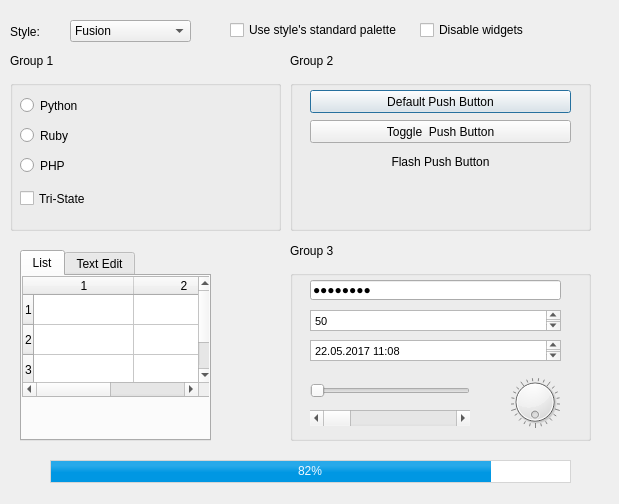
<?xml version="1.0" encoding="UTF-8"?>
<ui version="4.0">
 <class>Dialog</class>
 <widget class="QDialog" name="Dialog">
  <property name="geometry">
   <rect>
    <x>0</x>
    <y>0</y>
    <width>619</width>
    <height>504</height>
   </rect>
  </property>
  <property name="windowTitle">
   <string>Dialog</string>
  </property>
  <widget class="QWidget" name="verticalLayoutWidget">
   <property name="geometry">
    <rect>
     <x>10</x>
     <y>20</y>
     <width>51</width>
     <height>23</height>
    </rect>
   </property>
   <layout class="QVBoxLayout" name="verticalLayout">
    <item>
     <widget class="QLabel" name="label">
      <property name="text">
       <string>Style:</string>
      </property>
     </widget>
    </item>
   </layout>
  </widget>
  <widget class="QWidget" name="verticalLayoutWidget_2">
   <property name="geometry">
    <rect>
     <x>70</x>
     <y>20</y>
     <width>121</width>
     <height>22</height>
    </rect>
   </property>
   <layout class="QVBoxLayout" name="verticalLayout_2">
    <item>
     <widget class="QComboBox" name="comboBox">
      <item>
       <property name="text">
        <string>Fusion</string>
       </property>
      </item>
     </widget>
    </item>
   </layout>
  </widget>
  <widget class="QWidget" name="verticalLayoutWidget_3">
   <property name="geometry">
    <rect>
     <x>230</x>
     <y>20</y>
     <width>171</width>
     <height>21</height>
    </rect>
   </property>
   <layout class="QVBoxLayout" name="verticalLayout_7">
    <item>
     <widget class="QCheckBox" name="checkBox">
      <property name="text">
       <string>Use style's standard palette</string>
      </property>
     </widget>
    </item>
   </layout>
  </widget>
  <widget class="QWidget" name="verticalLayoutWidget_4">
   <property name="geometry">
    <rect>
     <x>420</x>
     <y>20</y>
     <width>171</width>
     <height>21</height>
    </rect>
   </property>
   <layout class="QVBoxLayout" name="verticalLayout_8">
    <item>
     <widget class="QCheckBox" name="checkBox_2">
      <property name="text">
       <string>Disable widgets</string>
      </property>
     </widget>
    </item>
   </layout>
  </widget>
  <widget class="QWidget" name="verticalLayoutWidget_5">
   <property name="geometry">
    <rect>
     <x>10</x>
     <y>50</y>
     <width>91</width>
     <height>21</height>
    </rect>
   </property>
   <layout class="QVBoxLayout" name="verticalLayout_9">
    <item>
     <widget class="QLabel" name="label_2">
      <property name="text">
       <string>Group 1</string>
      </property>
     </widget>
    </item>
   </layout>
  </widget>
  <widget class="QWidget" name="gridLayoutWidget_2">
   <property name="geometry">
    <rect>
     <x>290</x>
     <y>80</y>
     <width>301</width>
     <height>151</height>
    </rect>
   </property>
   <layout class="QGridLayout" name="gridLayout_4">
    <item row="0" column="0">
     <widget class="QGroupBox" name="groupBox_2">
      <property name="title">
       <string/>
      </property>
      <widget class="QPushButton" name="pushButton">
       <property name="geometry">
        <rect>
         <x>20</x>
         <y>10</y>
         <width>261</width>
         <height>23</height>
        </rect>
       </property>
       <property name="text">
        <string>Default Push Button</string>
       </property>
       <property name="autoDefault">
        <bool>false</bool>
       </property>
       <property name="default">
        <bool>true</bool>
       </property>
      </widget>
      <widget class="QPushButton" name="pushButton_2">
       <property name="enabled">
        <bool>true</bool>
       </property>
       <property name="geometry">
        <rect>
         <x>20</x>
         <y>40</y>
         <width>261</width>
         <height>23</height>
        </rect>
       </property>
       <property name="acceptDrops">
        <bool>false</bool>
       </property>
       <property name="autoFillBackground">
        <bool>false</bool>
       </property>
       <property name="text">
        <string>Toggle  Push Button</string>
       </property>
       <property name="checkable">
        <bool>true</bool>
       </property>
       <property name="checked">
        <bool>false</bool>
       </property>
       <property name="autoRepeat">
        <bool>false</bool>
       </property>
       <property name="autoExclusive">
        <bool>false</bool>
       </property>
       <property name="autoDefault">
        <bool>false</bool>
       </property>
       <property name="default">
        <bool>false</bool>
       </property>
       <property name="flat">
        <bool>false</bool>
       </property>
      </widget>
      <widget class="QPushButton" name="pushButton_3">
       <property name="geometry">
        <rect>
         <x>20</x>
         <y>70</y>
         <width>261</width>
         <height>23</height>
        </rect>
       </property>
       <property name="text">
        <string>Flash Push Button</string>
       </property>
       <property name="autoDefault">
        <bool>false</bool>
       </property>
       <property name="flat">
        <bool>true</bool>
       </property>
      </widget>
     </widget>
    </item>
   </layout>
  </widget>
  <widget class="QWidget" name="gridLayoutWidget_3">
   <property name="geometry">
    <rect>
     <x>10</x>
     <y>80</y>
     <width>271</width>
     <height>151</height>
    </rect>
   </property>
   <layout class="QGridLayout" name="gridLayout_5">
    <item row="0" column="0">
     <widget class="QGroupBox" name="groupBox">
      <property name="title">
       <string/>
      </property>
      <widget class="QRadioButton" name="radioButton">
       <property name="geometry">
        <rect>
         <x>10</x>
         <y>10</y>
         <width>101</width>
         <height>31</height>
        </rect>
       </property>
       <property name="text">
        <string>Python</string>
       </property>
      </widget>
      <widget class="QRadioButton" name="radioButton_2">
       <property name="geometry">
        <rect>
         <x>10</x>
         <y>40</y>
         <width>101</width>
         <height>31</height>
        </rect>
       </property>
       <property name="text">
        <string>Ruby</string>
       </property>
      </widget>
      <widget class="QRadioButton" name="radioButton_3">
       <property name="geometry">
        <rect>
         <x>10</x>
         <y>70</y>
         <width>101</width>
         <height>31</height>
        </rect>
       </property>
       <property name="text">
        <string>PHP</string>
       </property>
      </widget>
      <widget class="QCheckBox" name="checkBox_3">
       <property name="geometry">
        <rect>
         <x>10</x>
         <y>110</y>
         <width>70</width>
         <height>17</height>
        </rect>
       </property>
       <property name="text">
        <string>Tri-State</string>
       </property>
       <property name="checkable">
        <bool>false</bool>
       </property>
       <property name="tristate">
        <bool>true</bool>
       </property>
      </widget>
     </widget>
    </item>
   </layout>
  </widget>
  <widget class="QWidget" name="verticalLayoutWidget_6">
   <property name="geometry">
    <rect>
     <x>290</x>
     <y>50</y>
     <width>91</width>
     <height>21</height>
    </rect>
   </property>
   <layout class="QVBoxLayout" name="verticalLayout_14">
    <item>
     <widget class="QLabel" name="label_3">
      <property name="text">
       <string>Group 2</string>
      </property>
     </widget>
    </item>
   </layout>
  </widget>
  <widget class="QWidget" name="verticalLayoutWidget_7">
   <property name="geometry">
    <rect>
     <x>290</x>
     <y>240</y>
     <width>91</width>
     <height>21</height>
    </rect>
   </property>
   <layout class="QVBoxLayout" name="verticalLayout_15">
    <item>
     <widget class="QLabel" name="label_4">
      <property name="text">
       <string>Group 3</string>
      </property>
     </widget>
    </item>
   </layout>
  </widget>
  <widget class="QWidget" name="gridLayoutWidget">
   <property name="geometry">
    <rect>
     <x>290</x>
     <y>270</y>
     <width>301</width>
     <height>171</height>
    </rect>
   </property>
   <layout class="QGridLayout" name="gridLayout_3">
    <item row="0" column="0">
     <widget class="QGroupBox" name="groupBox_3">
      <property name="title">
       <string/>
      </property>
      <widget class="QTextBrowser" name="textBrowser">
       <property name="geometry">
        <rect>
         <x>20</x>
         <y>40</y>
         <width>251</width>
         <height>21</height>
        </rect>
       </property>
       <property name="html">
        <string>&lt;!DOCTYPE HTML PUBLIC &quot;-//W3C//DTD HTML 4.0//EN&quot; &quot;http://www.w3.org/TR/REC-html40/strict.dtd&quot;&gt;
&lt;html&gt;&lt;head&gt;&lt;meta name=&quot;qrichtext&quot; content=&quot;1&quot; /&gt;&lt;style type=&quot;text/css&quot;&gt;
p, li { white-space: pre-wrap; }
&lt;/style&gt;&lt;/head&gt;&lt;body style=&quot; font-family:'MS Shell Dlg 2'; font-size:8.25pt; font-weight:400; font-style:normal;&quot;&gt;
&lt;p style=&quot; margin-top:0px; margin-bottom:0px; margin-left:0px; margin-right:0px; -qt-block-indent:0; text-indent:0px;&quot;&gt;50&lt;/p&gt;
&lt;p style=&quot;-qt-paragraph-type:empty; margin-top:0px; margin-bottom:0px; margin-left:0px; margin-right:0px; -qt-block-indent:0; text-indent:0px;&quot;&gt;&lt;br /&gt;&lt;/p&gt;&lt;/body&gt;&lt;/html&gt;</string>
       </property>
      </widget>
      <widget class="QTextBrowser" name="textBrowser_2">
       <property name="geometry">
        <rect>
         <x>20</x>
         <y>70</y>
         <width>251</width>
         <height>21</height>
        </rect>
       </property>
       <property name="html">
        <string>&lt;!DOCTYPE HTML PUBLIC &quot;-//W3C//DTD HTML 4.0//EN&quot; &quot;http://www.w3.org/TR/REC-html40/strict.dtd&quot;&gt;
&lt;html&gt;&lt;head&gt;&lt;meta name=&quot;qrichtext&quot; content=&quot;1&quot; /&gt;&lt;style type=&quot;text/css&quot;&gt;
p, li { white-space: pre-wrap; }
&lt;/style&gt;&lt;/head&gt;&lt;body style=&quot; font-family:'MS Shell Dlg 2'; font-size:8.25pt; font-weight:400; font-style:normal;&quot;&gt;
&lt;p style=&quot; margin-top:0px; margin-bottom:0px; margin-left:0px; margin-right:0px; -qt-block-indent:0; text-indent:0px;&quot;&gt;22.05.2017 11:08&lt;/p&gt;
&lt;p style=&quot;-qt-paragraph-type:empty; margin-top:0px; margin-bottom:0px; margin-left:0px; margin-right:0px; -qt-block-indent:0; text-indent:0px;&quot;&gt;&lt;br /&gt;&lt;/p&gt;&lt;/body&gt;&lt;/html&gt;</string>
       </property>
      </widget>
      <widget class="QSlider" name="horizontalSlider">
       <property name="geometry">
        <rect>
         <x>20</x>
         <y>110</y>
         <width>160</width>
         <height>22</height>
        </rect>
       </property>
       <property name="orientation">
        <enum>Qt::Horizontal</enum>
       </property>
      </widget>
      <widget class="QScrollBar" name="horizontalScrollBar">
       <property name="geometry">
        <rect>
         <x>20</x>
         <y>140</y>
         <width>160</width>
         <height>16</height>
        </rect>
       </property>
       <property name="orientation">
        <enum>Qt::Horizontal</enum>
       </property>
      </widget>
      <widget class="QDial" name="dial">
       <property name="geometry">
        <rect>
         <x>220</x>
         <y>100</y>
         <width>50</width>
         <height>64</height>
        </rect>
       </property>
       <property name="autoFillBackground">
        <bool>false</bool>
       </property>
       <property name="invertedControls">
        <bool>false</bool>
       </property>
       <property name="wrapping">
        <bool>true</bool>
       </property>
       <property name="notchesVisible">
        <bool>true</bool>
       </property>
      </widget>
      <widget class="QLineEdit" name="lineEdit">
       <property name="geometry">
        <rect>
         <x>20</x>
         <y>10</y>
         <width>251</width>
         <height>20</height>
        </rect>
       </property>
       <property name="autoFillBackground">
        <bool>false</bool>
       </property>
       <property name="inputMask">
        <string/>
       </property>
       <property name="text">
        <string>Password</string>
       </property>
       <property name="frame">
        <bool>true</bool>
       </property>
       <property name="echoMode">
        <enum>QLineEdit::Password</enum>
       </property>
       <property name="dragEnabled">
        <bool>false</bool>
       </property>
       <property name="readOnly">
        <bool>true</bool>
       </property>
       <property name="placeholderText">
        <string notr="true"/>
       </property>
       <property name="clearButtonEnabled">
        <bool>false</bool>
       </property>
      </widget>
     </widget>
    </item>
   </layout>
  </widget>
  <widget class="QTabWidget" name="tabWidget">
   <property name="geometry">
    <rect>
     <x>20</x>
     <y>250</y>
     <width>191</width>
     <height>191</height>
    </rect>
   </property>
   <property name="currentIndex">
    <number>0</number>
   </property>
   <widget class="QWidget" name="TextEdit">
    <attribute name="title">
     <string>List</string>
    </attribute>
    <widget class="QTableWidget" name="tableWidget">
     <property name="geometry">
      <rect>
       <x>0</x>
       <y>0</y>
       <width>191</width>
       <height>121</height>
      </rect>
     </property>
     <row>
      <property name="text">
       <string>1</string>
      </property>
     </row>
     <row>
      <property name="text">
       <string>2</string>
      </property>
     </row>
     <row>
      <property name="text">
       <string>3</string>
      </property>
     </row>
     <column>
      <property name="text">
       <string>1</string>
      </property>
     </column>
     <column>
      <property name="text">
       <string>2</string>
      </property>
     </column>
    </widget>
   </widget>
   <widget class="QWidget" name="tab_2">
    <attribute name="title">
     <string>Text Edit</string>
    </attribute>
   </widget>
  </widget>
  <widget class="QProgressBar" name="progressBar">
   <property name="geometry">
    <rect>
     <x>50</x>
     <y>460</y>
     <width>521</width>
     <height>23</height>
    </rect>
   </property>
   <property name="styleSheet">
    <string notr="true">QProgressBar {
border: 1px solid #d5d5d5;
text-align: center;
	font: 10pt &quot;MS Shell Dlg 2&quot; solid white;
color: rgba(240, 248, 255, 1);
}
QProgressBar::chunk{
background-color: qlineargradient(spread:pad, x1:1, y1:0.546, x2:1, y2:0.232, stop:0 rgba(0, 151, 227, 255), stop:1 rgba(39, 169, 234, 255));
width: 20px;
}</string>
   </property>
   <property name="value">
    <number>82</number>
   </property>
  </widget>
 </widget>
 <resources/>
 <connections/>
</ui>
